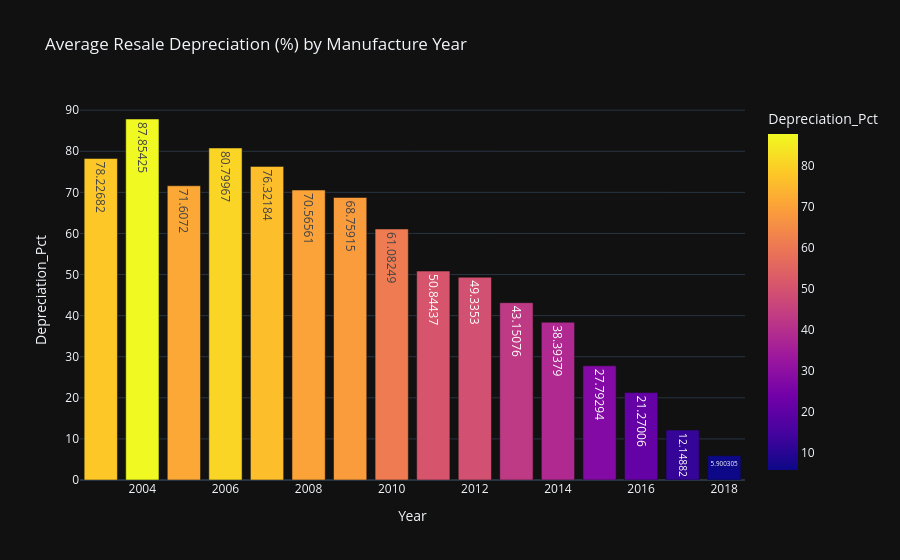

Notebook code cell kept with this figure:
### Code cell
#Average Depreciation Percentage by Year (from v1)
#figax = plt.subplots(figsize=(8, 5))
dep_by_year = new_car_basics.groupby('Year')['Depreciation_Pct'].mean().reset_index().sort_values(by="Depreciation_Pct",ascending=True)

dep_by_bar = px.bar(
    dep_by_year,
    x="Year",
    y="Depreciation_Pct",
    color="Depreciation_Pct",
    text_auto=True,
    title="Average Resale Depreciation (%) by Manufacture Year",
    labels={"Year": "Year", "Depreciation_pct": "Depreciation Rate (%)Depreciation Rate (%)"},
    template="plotly_dark",
    text=dep_by_year.sort_values("Depreciation_Pct", ascending=True)["Depreciation_Pct"].apply(lambda x: f"₹{x:,.0f}"),
)

dep_by_bar.show(config=CHART_CONFIG)

### Figure 1 — Plotly figure (JSON) as saved in the notebook; plotly's stock layout.template omitted (floating-point values rounded to 4 significant figures)
{"data": [{"hovertemplate": "Year=%{x}<br>Depreciation_Pct=%{marker.color}<br>text=%{text}<extra></extra>", "legendgroup": "", "marker": {"color": [5.9, 12.15, 21.27, 27.79, 38.39, 43.15, 49.34, 50.84, 61.08, 68.76, 70.57, 71.61, 76.32, 78.23, 80.8, 87.85], "coloraxis": "coloraxis", "pattern": {"shape": ""}}, "name": "", "orientation": "v", "showlegend": false, "text": ["₹6", "₹12", "₹21", "₹28", "₹38", "₹43", "₹49", "₹51", "₹61", "₹69", "₹71", "₹72", "₹76", "₹78", "₹81", "₹88"], "textposition": "auto", "texttemplate": "%{y}", "type": "bar", "x": [2018, 2017, 2016, 2015, 2014, 2013, 2012, 2011, 2010, 2009, 2008, 2005, 2007, 2003, 2006, 2004], "xaxis": "x", "y": [5.9, 12.15, 21.27, 27.79, 38.39, 43.15, 49.34, 50.84, 61.08, 68.76, 70.57, 71.61, 76.32, 78.23, 80.8, 87.85], "yaxis": "y"}], "layout": {"barmode": "relative", "coloraxis": {"colorbar": {"title": {"text": "Depreciation_Pct"}}, "colorscale": [[0, "#0d0887"], [0.1111, "#46039f"], [0.2222, "#7201a8"], [0.3333, "#9c179e"], [0.4444, "#bd3786"], [0.5556, "#d8576b"], [0.6667, "#ed7953"], [0.7778, "#fb9f3a"], [0.8889, "#fdca26"], [1, "#f0f921"]]}, "legend": {"tracegroupgap": 0}, "title": {"text": "Average Resale Depreciation (%) by Manufacture Year"}, "xaxis": {"anchor": "y", "domain": [0, 1], "title": {"text": "Year"}}, "yaxis": {"anchor": "x", "domain": [0, 1], "title": {"text": "Depreciation_Pct"}}}}
